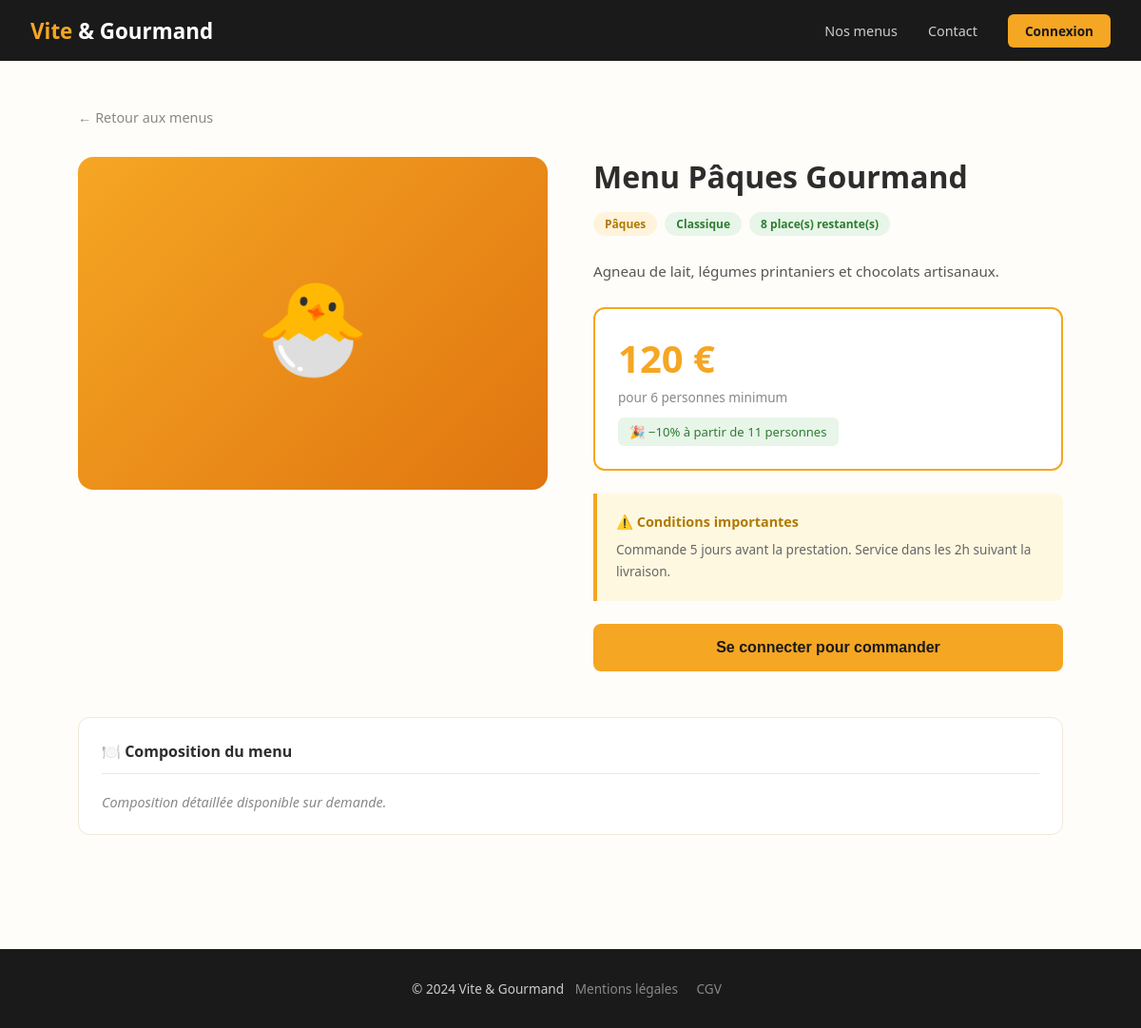
Page /detail-menu.php?id=2 on the committed database.
### tables this page shows
CREATE TABLE `menu` (
  `menu_id` int(11) NOT NULL,
  `titre` varchar(100) DEFAULT NULL,
  `description` text DEFAULT NULL,
  `prix` double DEFAULT NULL,
  `nb_personne_minimum` int(11) DEFAULT NULL,
  `quantite_restante` int(11) DEFAULT NULL,
  `theme_id` int(11) DEFAULT NULL,
  `regime_id` int(11) DEFAULT NULL,
  `conditions` text DEFAULT NULL
);

CREATE TABLE `theme` (
  `theme_id` int(11) NOT NULL,
  `libelle` varchar(50) DEFAULT NULL
);

CREATE TABLE `regime` (
  `regime_id` int(11) NOT NULL,
  `libelle` varchar(50) DEFAULT NULL
);

### detail-menu.php (the view, shortened to what this page needs)
<?php
require_once 'config.php';
$id = isset($_GET['id']) ? (int)$_GET['id'] : 1;
$stmt = $pdo->prepare("SELECT m.*, t.libelle as theme, r.libelle as regime
                        FROM menu m
                        JOIN theme t ON m.theme_id = t.theme_id
                        JOIN regime r ON m.regime_id = r.regime_id
                        WHERE m.menu_id = ?");
$stmt->execute([$id]);
$menu = $stmt->fetch();
$stmt2 = $pdo->prepare("SELECT p.*, GROUP_CONCAT(a.libelle SEPARATOR ', ') as allergenes
                         FROM plat p
                         LEFT JOIN plat_allergene pa ON p.plat_id = pa.plat_id
                         LEFT JOIN allergene a ON pa.allergene_id = a.allergene_id
                         WHERE p.plat_id IN (SELECT plat_id FROM menu_plat WHERE menu_id = ?)
                         GROUP BY p.plat_id");
$stmt2->execute([$id]);
$plats = $stmt2->fetchAll();
$emojis = [1=>'🎄',2=>'🐣',3=>'💍',4=>'🥗',5=>'🌱',6=>'🏢'];
$emoji = $emojis[$menu['menu_id']] ?? '🍽️';
?>
<!DOCTYPE html>
<html lang="fr">
<head>
</head>
<body>
<nav>
  <a href="index.html" class="logo">Vite <span>& Gourmand</span></a>
  <div class="nav-links">
    <a href="menus.php">Nos menus</a>
    <a href="contact.html">Contact</a>
    <?php if(isset($_SESSION['user_id'])): ?>
      <a href="logout.php" class="btn-login">Déconnexion</a>
    <?php else: ?>
      <a href="login.php" class="btn-login">Connexion</a>
    <?php endif; ?>
  </div>
</nav>
<div class="container">
  <a href="menus.php" class="back">← Retour aux menus</a>
  <div class="detail-grid">
    <div class="detail-img"><?= $emoji ?></div>
    <div class="detail-info">
      <h1><?= htmlspecialchars($menu['titre']) ?></h1>
      <div class="badges">
        <span class="badge badge-theme"><?= htmlspecialchars($menu['theme']) ?></span>
        <span class="badge badge-regime"><?= htmlspecialchars($menu['regime']) ?></span>
        <span class="badge badge-stock <?= $menu['quantite_restante']==0?'complet':'' ?>">
          <?= $menu['quantite_restante']>0 ? $menu['quantite_restante'].' place(s) restante(s)' : 'Complet' ?>
        </span>
      </div>
      <p class="desc"><?= htmlspecialchars($menu['description']) ?></p>
      <div class="price-box">
        <div class="price"><?= $menu['prix'] ?> €</div>
        <div class="price-detail">pour <?= $menu['nb_personne_minimum'] ?> personnes minimum</div>
        <div class="reduction">🎉 −10% à partir de <?= $menu['nb_personne_minimum']+5 ?> personnes</div>
      </div>
      <div class="conditions">
        <h4>⚠️ Conditions importantes</h4>
        <p><?= htmlspecialchars($menu['conditions']) ?></p>
      </div>
      <?php if($menu['quantite_restante'] > 0): ?>
        <?php if(isset($_SESSION['user_id'])): ?>
          <button class="btn-commander" onclick="window.location.href='commande.php?id=<?= $menu['menu_id'] ?>'">Commander ce menu</button>
        <?php else: ?>
          <button class="btn-commander" onclick="window.location.href='login.php?redirect=commande.php?id=<?= $menu['menu_id'] ?>'">Se connecter pour commander</button>
        <?php endif; ?>
      <?php else: ?>
        <button class="btn-commander disabled" disabled>Menu indisponible</button>
      <?php endif; ?>
    </div>
  </div>
  <div class="section-card">
    <h3>🍽️ Composition du menu</h3>
    <?php if(count($plats) > 0): ?>
      <?php foreach($plats as $plat): ?>
        <div class="plat-item">
          <div class="plat-type"><?= htmlspecialchars($plat['type_plat']) ?></div>
          <div class="plat-nom"><?= htmlspecialchars($plat['titre']) ?></div>
          <?php if($plat['allergenes']): ?>
            <span class="plat-allergenes">⚠️ Allergènes : <?= htmlspecialchars($plat['allergenes']) ?></span>
          <?php else: ?>
            <span class="plat-allergenes none">✓ Sans allergènes majeurs</span>
          <?php endif; ?>
        </div>
      <?php endforeach; ?>
    <?php else: ?>
      <p class="no-plats">Composition détaillée disponible sur demande.</p>
    <?php endif; ?>
  </div>
</div>
<footer>
  <span>© 2024 Vite & Gourmand</span>
  <a href="mentions-legales.html">Mentions légales</a>
  <a href="cgv.html">CGV</a>
</footer>
</body>
</html>

### detail-menu.php (style rules this page uses)
* { margin:0;padding:0;box-sizing:border-box }
body { font-family:'Segoe UI',sans-serif;color:#2d2d2d;background:#fffdf9 }
a { text-decoration:none;color:inherit }
nav { background:#1a1a1a;padding:0 2rem;display:flex;align-items:center;justify-content:space-between;height:64px;position:sticky;top:0;z-index:100 }
.logo { color:#f5a623;font-size:1.4rem;font-weight:700 }
.logo span { color:#fff }
.nav-links { display:flex;gap:2rem;align-items:center }
.nav-links a { color:#ccc;font-size:.9rem;transition:color .2s }
.btn-login { background:#f5a623;color:#1a1a1a!important;padding:8px 18px;border-radius:6px;font-weight:600;font-size:.85rem!important }
.container { max-width:1100px;margin:0 auto;padding:3rem 2rem }
.back { display:inline-flex;align-items:center;gap:.5rem;color:#888;font-size:.9rem;margin-bottom:2rem;transition:color .2s }
.detail-grid { display:grid;grid-template-columns:1fr 1fr;gap:3rem;margin-bottom:3rem }
.detail-img { background:linear-gradient(135deg,#f5a623,#e07510);border-radius:16px;height:350px;display:flex;align-items:center;justify-content:center;font-size:6rem }
.detail-info h1 { font-size:2rem;font-weight:800;margin-bottom:1rem;line-height:1.3 }
.badges { display:flex;gap:.5rem;flex-wrap:wrap;margin-bottom:1.5rem }
.badge { font-size:.75rem;padding:4px 12px;border-radius:99px;font-weight:600 }
.badge-theme { background:#fff3dc;color:#b07a00 }
.badge-regime { background:#e8f5e9;color:#2e7d32 }
.badge-stock { background:#e8f5e9;color:#2e7d32 }
.desc { color:#555;line-height:1.8;margin-bottom:1.5rem;font-size:.95rem }
.price-box { background:#fff;border:2px solid #f5a623;border-radius:12px;padding:1.5rem;margin-bottom:1.5rem }
.price-box .price { font-size:2.5rem;font-weight:800;color:#f5a623 }
.price-box .price-detail { font-size:.85rem;color:#888;margin-top:.25rem }
.price-box .reduction { font-size:.82rem;color:#2e7d32;background:#e8f5e9;padding:6px 12px;border-radius:6px;margin-top:.75rem;display:inline-block }
.conditions { background:#fff8e1;border-left:4px solid #f5a623;border-radius:0 8px 8px 0;padding:1.25rem;margin-bottom:1.5rem }
.conditions h4 { font-size:.9rem;font-weight:700;color:#b07a00;margin-bottom:.5rem }
.conditions p { font-size:.85rem;color:#666;line-height:1.7 }
.btn-commander { width:100%;padding:16px;background:#f5a623;color:#1a1a1a;border:none;border-radius:8px;font-size:1rem;font-weight:700;cursor:pointer;transition:background .2s }
.section-card { background:#fff;border:1px solid #f0e8d8;border-radius:12px;padding:1.5rem;margin-bottom:1.5rem }
.section-card h3 { font-size:1rem;font-weight:700;margin-bottom:1.25rem;padding-bottom:.75rem;border-bottom:1px solid #f0e8d8 }
.no-plats { color:#888;font-size:.9rem;font-style:italic }
footer { background:#1a1a1a;color:#ccc;padding:2rem;text-align:center;font-size:.85rem;margin-top:3rem }
footer a { color:#888;margin:0 .5rem }

### rows in the picture
menu: menu_id "🐣", titre "Menu Pâques Gourmand", theme.libelle "Pâques", regime.libelle "Classique", quantite_restante "8", description "Agneau de lait, légumes printaniers et chocolats artisanaux.", prix "120", nb_personne_minimum "6", $menu['nb_personne_minimum']+5 "11", conditions "Commande 5 jours avant la prestation. Service dans les 2h suivant la livraison."
